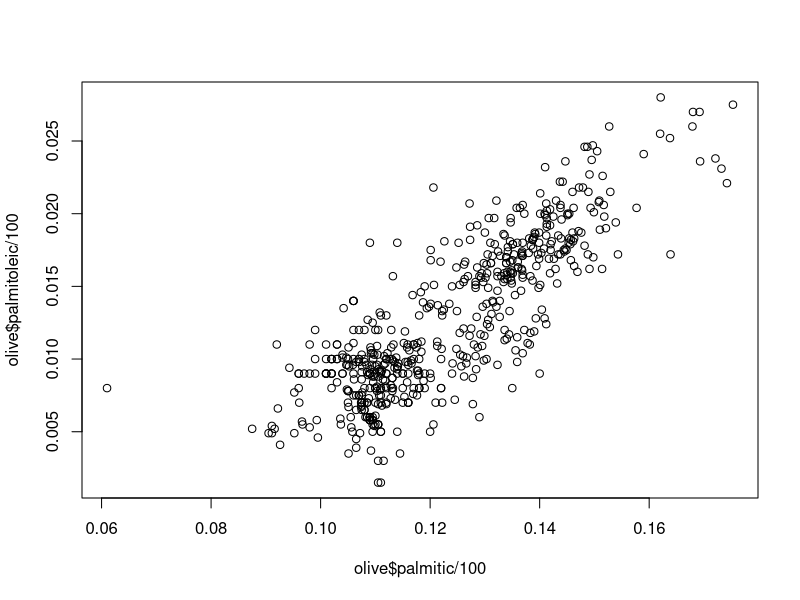
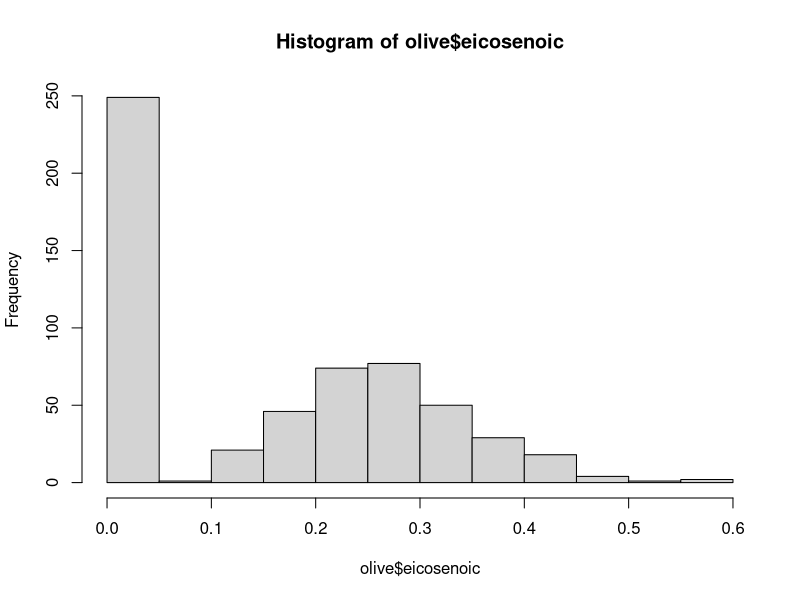
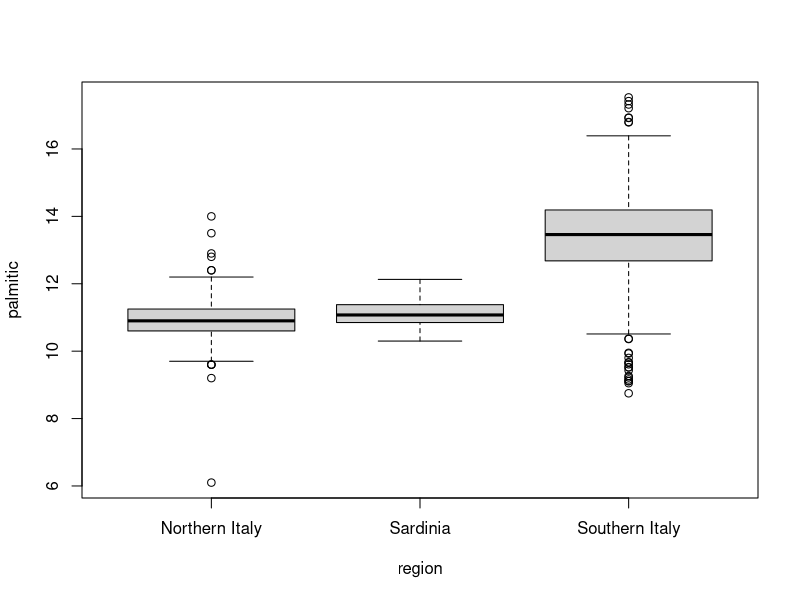

These figures' R source, in order:
library(dslabs)
data(olive)
head(olive)

plot(olive$palmitic/100, olive$palmitoleic/100)
hist(olive$eicosenoic)
boxplot(palmitic~region, data=olive)
